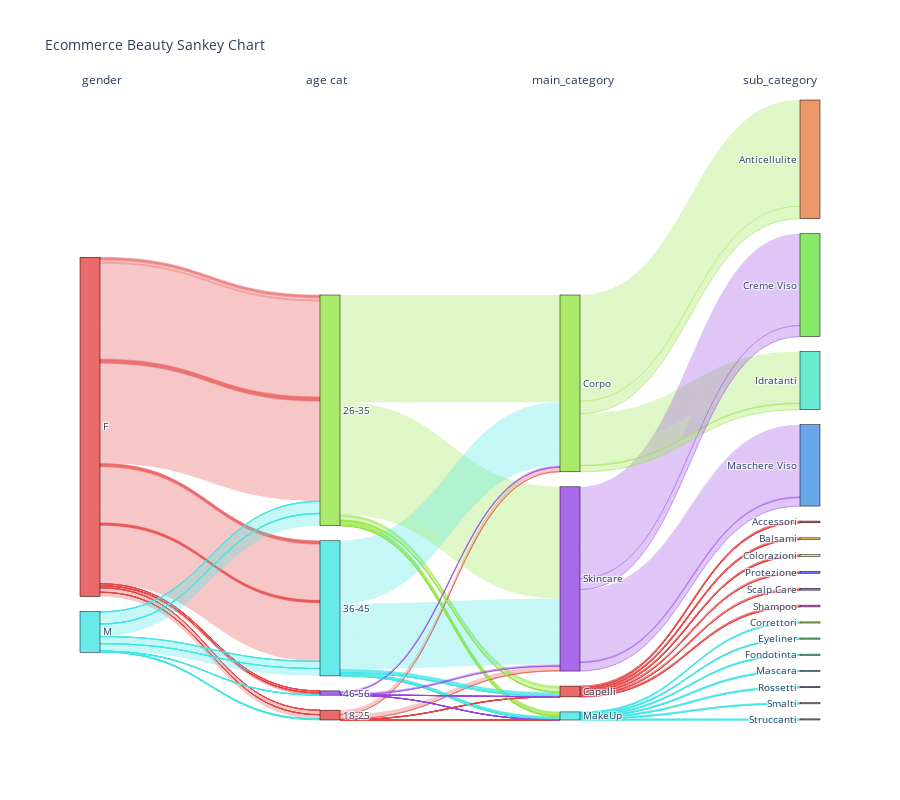

Notebook code cell kept with this figure:
### Code cell
create_sankey(df_beauty, ['gender', 'age cat', 'main_category', 'sub_category'], title="Ecommerce Beauty Sankey Chart")

### Figure 1 — Plotly figure (JSON) as saved in the notebook; plotly's stock layout.template omitted (floating-point values rounded to 4 significant figures; data arrays with more than 128 entries replaced by an {"elided": "..."} marker saying what was removed)
{"data": [{"link": {"color": {"elided": "1632 str values"}, "customdata": {"elided": "1632 str values"}, "hovertemplate": "%{customdata}<extra></extra>", "source": {"elided": "1632 int values"}, "target": {"elided": "1632 int values"}, "value": {"elided": "1632 int values"}}, "node": {"color": ["rgba(229,68,68,0.8)", "rgba(68,229,229,0.8)", "rgba(229,68,68,0.8)", "rgba(149,229,68,0.8)", "rgba(68,229,229,0.8)", "rgba(149,68,229,0.8)", "rgba(229,68,68,0.8)", "rgba(149,229,68,0.8)", "rgba(68,229,229,0.8)", "rgba(149,68,229,0.8)", "rgba(229,68,68,0.8)", "rgba(229,125,68,0.8)", "rgba(229,182,68,0.8)", "rgba(220,229,68,0.8)", "rgba(163,229,68,0.8)", "rgba(106,229,68,0.8)", "rgba(68,229,87,0.8)", "rgba(68,229,144,0.8)", "rgba(68,229,201,0.8)", "rgba(68,201,229,0.8)", "rgba(68,144,229,0.8)", "rgba(68,87,229,0.8)", "rgba(106,68,229,0.8)", "rgba(163,68,229,0.8)", "rgba(220,68,229,0.8)", "rgba(229,68,182,0.8)", "rgba(229,68,125,0.8)"], "label": ["F", "M", "18-25", "26-35", "36-45", "46-56", "Capelli", "Corpo", "MakeUp", "Skincare", "Accessori", "Anticellulite", "Balsami", "Colorazioni", "Correttori", "Creme Viso", "Eyeliner", "Fondotinta", "Idratanti", "Mascara", "Maschere Viso", "Protezione", "Rossetti", "Scalp Care", "Shampoo", "Smalti", "Struccanti"], "line": {"color": "black", "width": 0.5}, "pad": 15, "thickness": 20}, "type": "sankey"}], "layout": {"annotations": [{"font": {"size": 12}, "showarrow": false, "text": "gender", "x": 0, "y": 1.05}, {"font": {"size": 12}, "showarrow": false, "text": "age cat", "x": 0.3333, "y": 1.05}, {"font": {"size": 12}, "showarrow": false, "text": "main_category", "x": 0.6667, "y": 1.05}, {"font": {"size": 12}, "showarrow": false, "text": "sub_category", "x": 1, "y": 1.05}], "font": {"size": 10}, "height": 800, "title": {"text": "Ecommerce Beauty Sankey Chart"}}}
